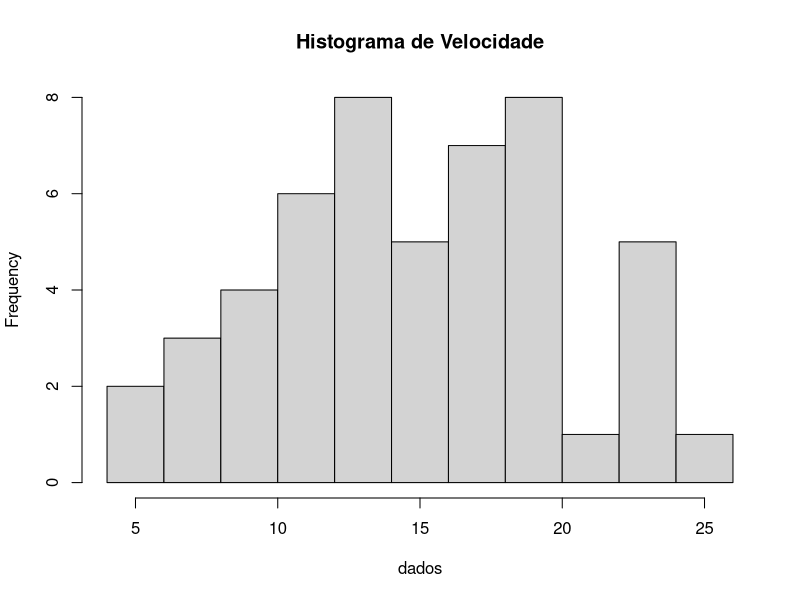
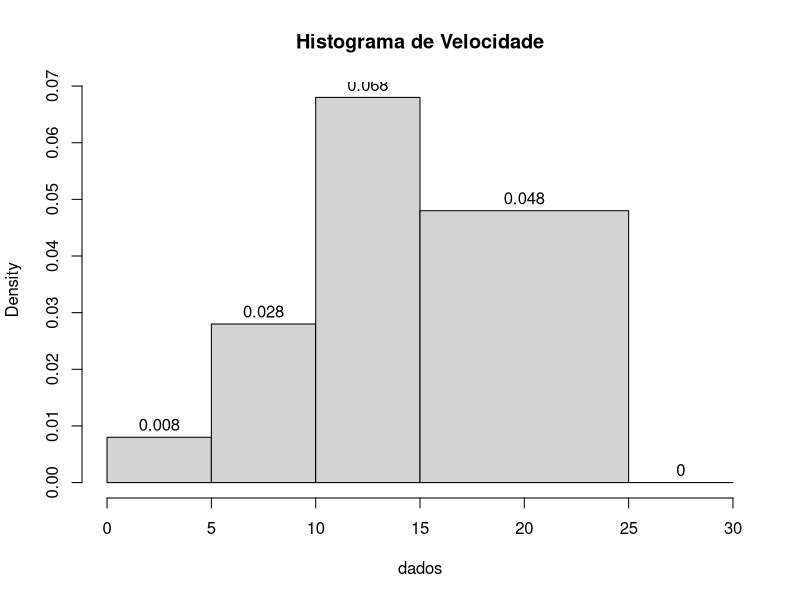
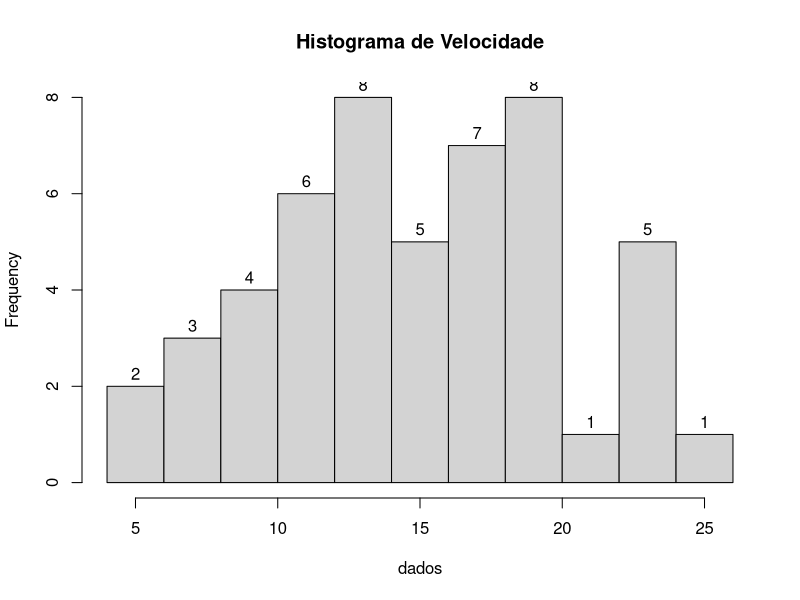
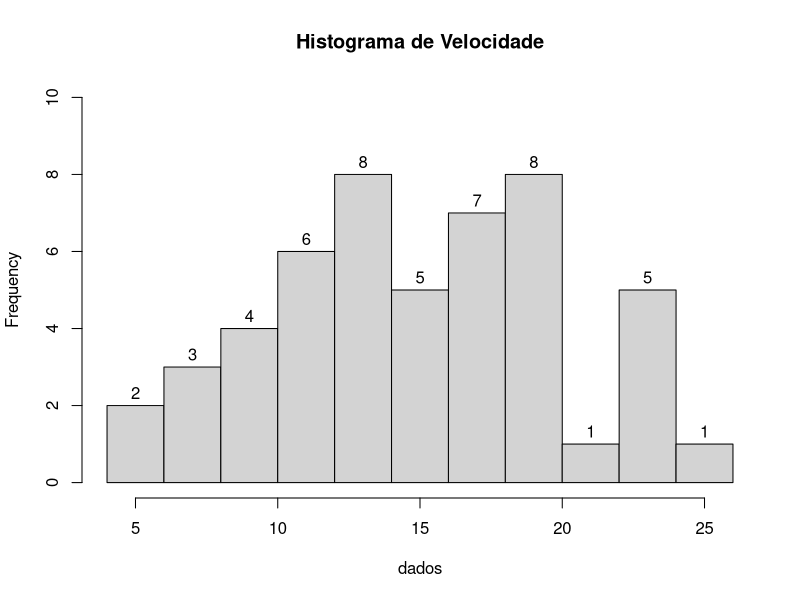
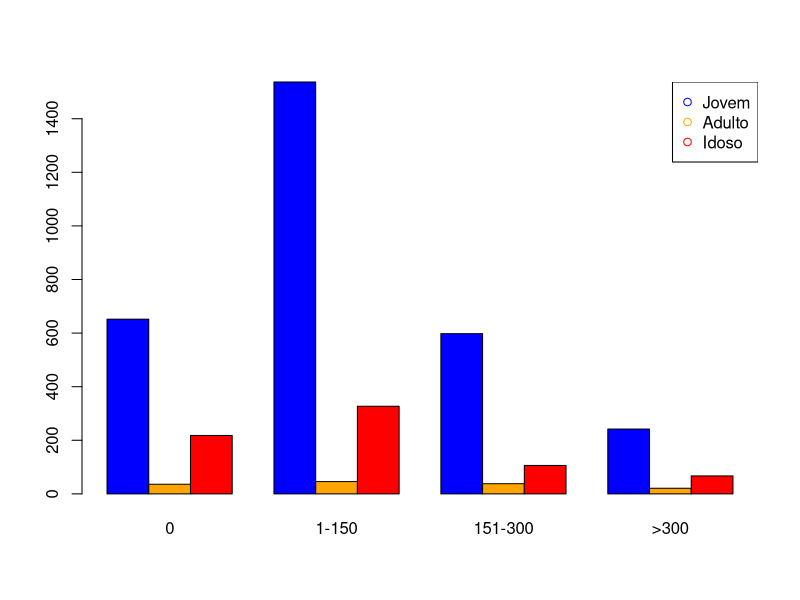
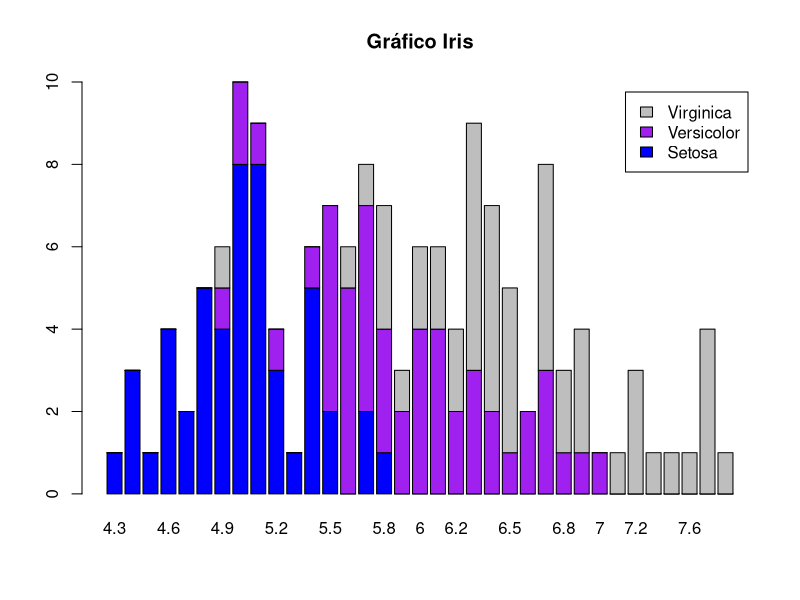
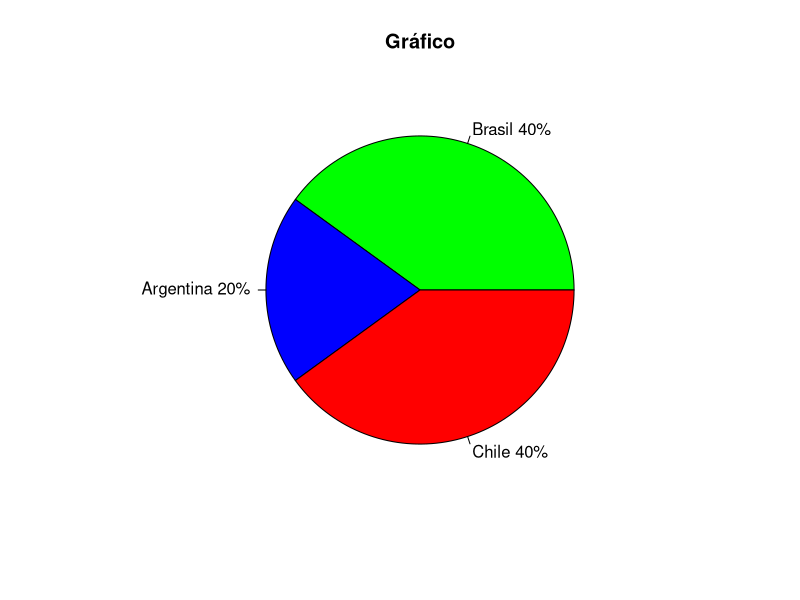
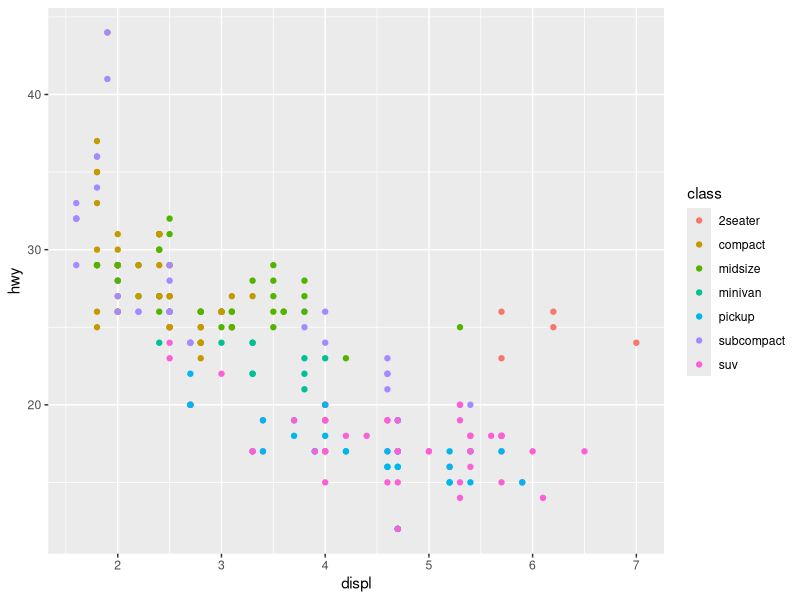

Here is the R script that generated these plots, in order:
setwd('C:/Users/joao.caparroz/Documents/Eu/Pessoal/Faculdade/Curso em R/Aulas/Aula4')
getwd()

## Histograma
dados = cars$speed

hist(dados, breaks = 10,
     main = "Histograma de Velocidade")

hist(dados,labels = T, breaks = c(0,5,10,15,25,30),
     main = "Histograma de Velocidade")

hist(dados,labels = T, breaks = 10,
     main = "Histograma de Velocidade")

hist(dados,labels = T,
     ylim = c(0,10),
     breaks = 10,
     main = "Histograma de Velocidade")

## Gráfico de barras
dados <- matrix(c(652,1537,598,242,36,46,38,21,218,327,106,67), nrow = 3, byrow = T)
colnames(dados) <- c("0", "1-150","151-300",">300")
rownames(dados) <- c("Jovem", "Adulto", "Idoso")

barplot(dados, beside = T,
        col = c('blue','orange','red'))

# Legenda do gráfico
legend('topright', pch = 1,
       col = c('blue','orange','red'),
       legend = c('Jovem', 'Adulto', 'Idoso'))

dados = iris
View(dados)

barplot(table(iris$Species, iris$Sepal.Length),
        col = c('blue', 'purple', 'gray'),
        legend = c('Setosa', 'Versicolor', 'Virginica'),
        main = 'Gráfico Iris')

# Gráfico de pizzas
fatias = c(40,20,40)

# Criando labels
paises = c('Brasil', 'Argentina', 'Chile')

# Concatenando
paises = paste(paises,fatias)

# Concatenando %
paises = paste(paises,'%', sep ='')

paises

pie(fatias,
    labels = paises,
    col = c('green', 'blue', 'red'),
    main = 'Gráfico')


## Gráficos GGPLOT
library(ggplot2)
View(mpg)

#Dispersão
ggplot(data = mpg) +
  geom_point(mapping = aes(x = displ, y = hwy,
                           color = class))

ggplot(data = mpg) +
  geom_point(mapping = aes(x = displ, y = hwy,
                           alpha = class)) # classe por transparencia

ggplot(data = mpg) +
  geom_point(mapping = aes(x = displ, y = hwy,
                           shape = class)) #classe por simbolo

ggplot(data = mpg) +
  geom_point(mapping = aes(x = displ, y = hwy)) +
  facet_grid(drv ~ cyl) #area de dispersão

ggplot(data = mpg) +
  geom_smooth(mapping = aes(x = displ, y = hwy))#gráfico por linha

ggplot(data = mpg) +
  geom_smooth(mapping = aes(x = displ, y = hwy,
                            linetype = drv))#gráfico por linha e desc

ggplot(data = mpg) +
  geom_smooth(mapping = aes(x = displ, y = hwy,
                            color = drv,),
                            show.legend = FALSE) #gráfico de linha por cor sem desc

# Juntando gráficos
ggplot(data = mpg) +
  geom_smooth(mapping = aes(x = displ, y = hwy,
                            color = drv,),
              show.legend = FALSE) +
  geom_point(mapping = aes(x = displ, y = hwy))



## Estatistica
notas = c(6.4, 7.3, 9.8, 7.3, 7.9, 8.2, 9.1, 5.6, 8.5, 6.8) 

#média
mean(notas)

#mediana
median(notas)

#moda (retorna o numero que mais se repete)
moda = function(dados) {
  
  vetor = table(as.vector(dados))
  names(vetor)[vetor == max(vetor)]
}

tamanhos = c(38, 38, 36, 37, 36, 36, 40, 39, 36, 35, 36)

moda(tamanhos)


Maq1 = c(181.9, 180.8, 181.9, 180.2, 181.4)
Maq2 = c(180.1, 181.8, 181.5, 181.2, 182.4)
Maq3 = c(182.1, 183.7, 182.1, 180.2, 181.9)
mean(Maq1)
mean(Maq2)
mean(Maq3)


sd(Maq1)
sd(Maq2)
sd(Maq3)

#Variancia
var(Maq1)
var(Maq2)
var(Maq3)

#Ampllitude
diff(c(min(tamanhos), max(tamanhos)))
diff(range(tamanhos))

#pegando meno e maior do vetor
range(tamanhos)


num_fichas = c(54, 55, 56, 57, 58, 59, 60, 61, 62, 63)

quantile(num_fichas)

#Buscando quantil pela porcentagem
quantile(num_fichas, .10)
quantile(num_fichas, .80)
quantile(num_fichas,c(.5,1))


#Coeficiente de variação
nike <- (5.1/55.62) * 100
nike

adidas <- (3.6/24.86) * 100
adidas


#Coeficiente de assimetria
dados = c(18, 20, 20, 21, 22, 24, 25, 25, 26, 27, 29, 29, 
          30, 30, 31, 31, 32, 33, 34, 35, 36, 36, 37, 37, 
          37, 37, 38, 38, 38, 40, 41, 43, 44, 44, 45, 45, 
          45, 46, 47, 48, 49, 50, 51, 53, 54, 54, 56, 58, 62, 65)

hist(dados,
     main = 'Número de Acidentes Diários',
     xlab = 'Acidentes',
     ylab = 'Frequência')

install.packages('e1071')
library(e1071)
resultado = skewness(dados)
resultado



